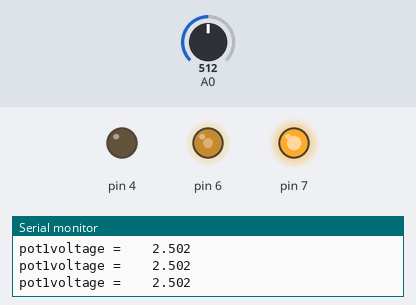
A sketch run on a simulated Arduino Uno, built with avr-gcc and run on an emulated ATmega328P. Parts: output pins drawn as LEDs (lit = HIGH), the last lines printed to the serial monitor. The test bench sets the inputs (shaded band); at power-on: A0 = 512.

Above: at 1.2 s.
1.3 s: A0 set to 0
At 2.3 s:
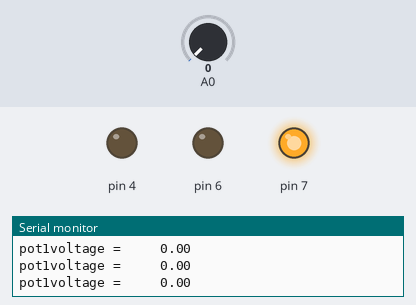
2.8 s: A0 set to 18
At 3.7 s:
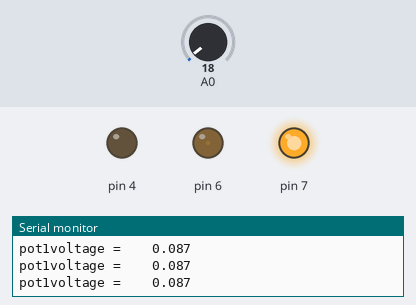
4.3 s: A0 set to 716
At 5.4 s:
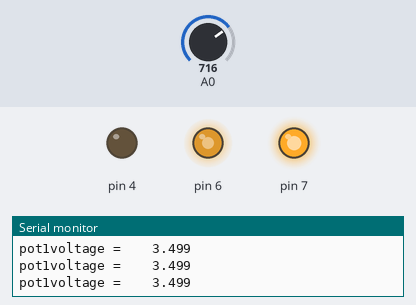
5.8 s: A0 set to 900
At 6.8 s:
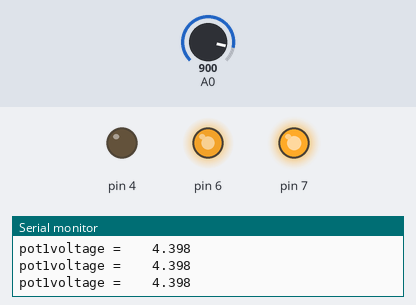
Timing chart, 0 to 8.3 s (numbered marks = the images above; inputs shaded):
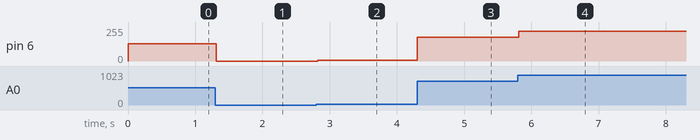

Measured:
- after the input at 1.3 s, pin 6: 128/255 → 0/255 at once
- after the input at 2.8 s, pin 6: 0/255 → 4/255 at once
- after the input at 4.3 s, pin 6: 4/255 → 179/255 at once
- after the input at 5.8 s, pin 6: 179/255 → 225/255 at once

The sketch:

task2embedded.ino
```cpp
#include<avr/io.h>
#include<stdio.h>
#include<stdlib.h>
#include<string.h>
#define BAUD 9600                           // define baud
#define BAUDRATE ((F_CPU)/(BAUD*16UL)-1)    // set baudrate value for UBRR
float val1, val2;
unsigned char pot1[] = "pot1voltage = ";
//unsigned char pot2[] = "pot2voltage = ";
char res1[10], res2[10];                    // to convert voltages to string
int high, low, dummy, mspeedNew;                       // using dummy to round off and low and high for adcl and adch
int mspeedOld = 0;

void uart_transmit (unsigned char c)
{

  while(!(UCSR0A & (1<<UDRE0)));            // wait till previous transmission is done. UDRE0 will be set to 1 if previous transmission is done
  UDR0 = c;
}

void setup() {
  //Serial.begin(9600);
  unsigned char ubrr = BAUDRATE;
  UBRR0H = ubrr>>8;                          // setting 9600 baud rate
  UBRR0L = ubrr;
  UCSR0C = 0x86;
  UCSR0B = (1<<TXEN0);
  PORTC = (1<<PC0)|(1<<PC1); //ADC pins        //A0 and A2 pins
  ADCSRA = 0x87;                             // put your setup code here, to run once:
  DDRD |= (1<<PD6)|(1<<PD7)|(1<<PD4);
  PORTD |= (1<<PD7);
  PORTD &= ~(1<<PD4);
  TCCR0A |= 0x81;
  OCR0A = 0;
  TCCR0B |= 0x01;
}

void loop() {
  ADMUX = 0x40;  //pin ADC0 and avcc with aref connected to capacitor
    ADCSRA |= (1<<ADSC);
    while(!(ADCSRA & (1<<ADIF)));
    ADCSRA |= (1<<ADIF);
    low = (int)ADCL;       // ADCH high is stored in buffer
    //Serial.println(low);
    high = (int)ADCH;    // high = buffer
    //Serial.println(high);
   mspeedNew = (low+high*256)/4;
   if (mspeedNew!=mspeedOld)
      OCR0A = mspeedNew;
   mspeedOld = mspeedNew;
    val1 = (low + (high)*256)*5.00/1023.00;    // find the voltage
    dummy = val1*1000;
    val1 = (float)dummy/1000;               // rounding off
    //Serial.println(val1);
    if(dummy%10 == 0)                     // if my voltage is 2.81, since i gave precision =3 in dtostrf, it prints 28.099. so if dummy is a multiple of 10 the third decimal place is 0.
      dtostrf(val1, 8, 2, res1);          // we can do the same for %100 but in my simulation i din get any false output.
    else
      dtostrf(val1, 8, 3, res1);
    //Serial.println(res1);
    strcat(res1, "\n");

    for(int k=0; pot1[k]!=0; k++)          // serial communication
      uart_transmit(pot1[k]);
    for(int i=0; res1[i]!=0; i++)
      uart_transmit(res1[i]);// put your main code here, to run repeatedly:

}
```
